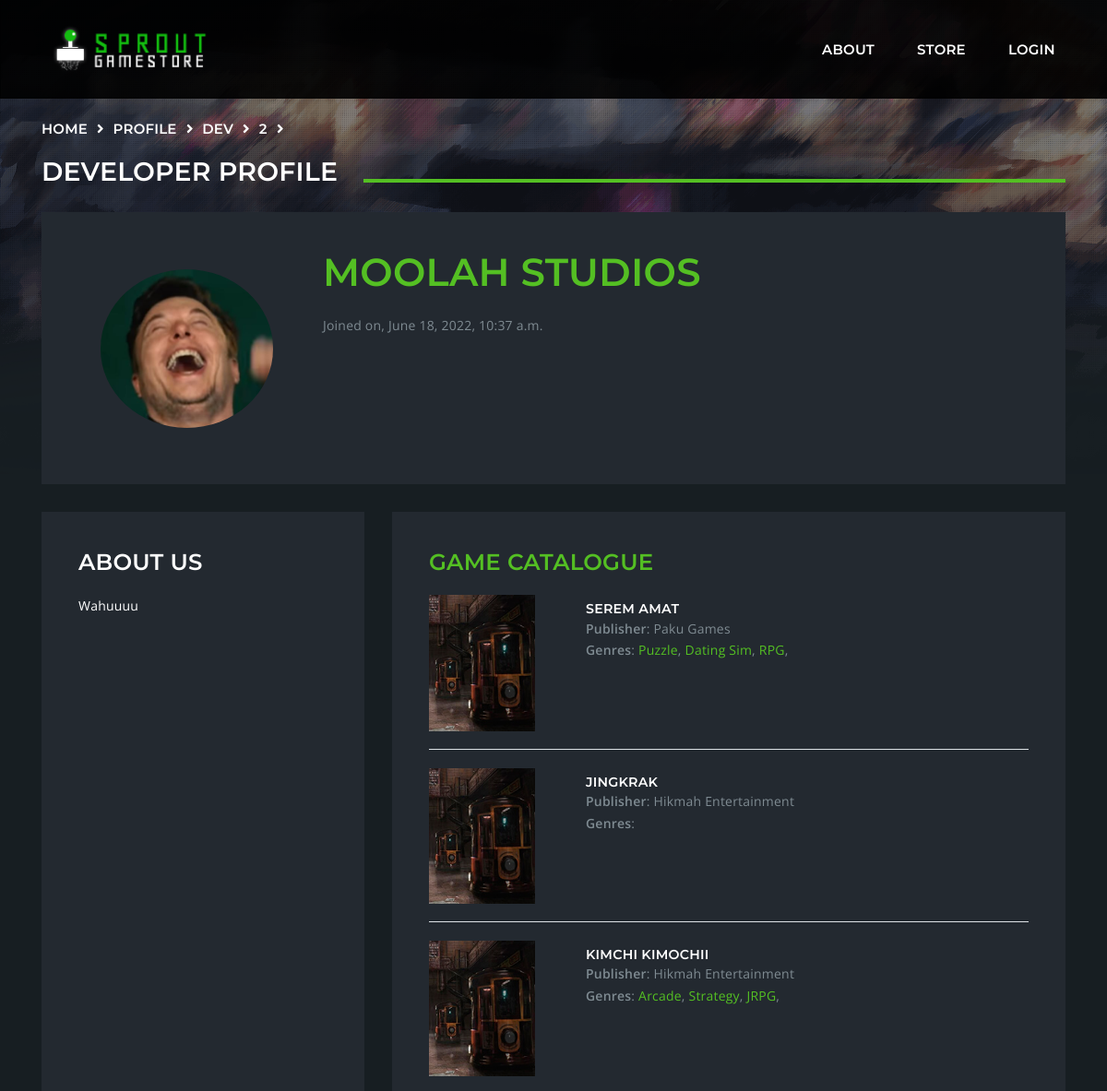
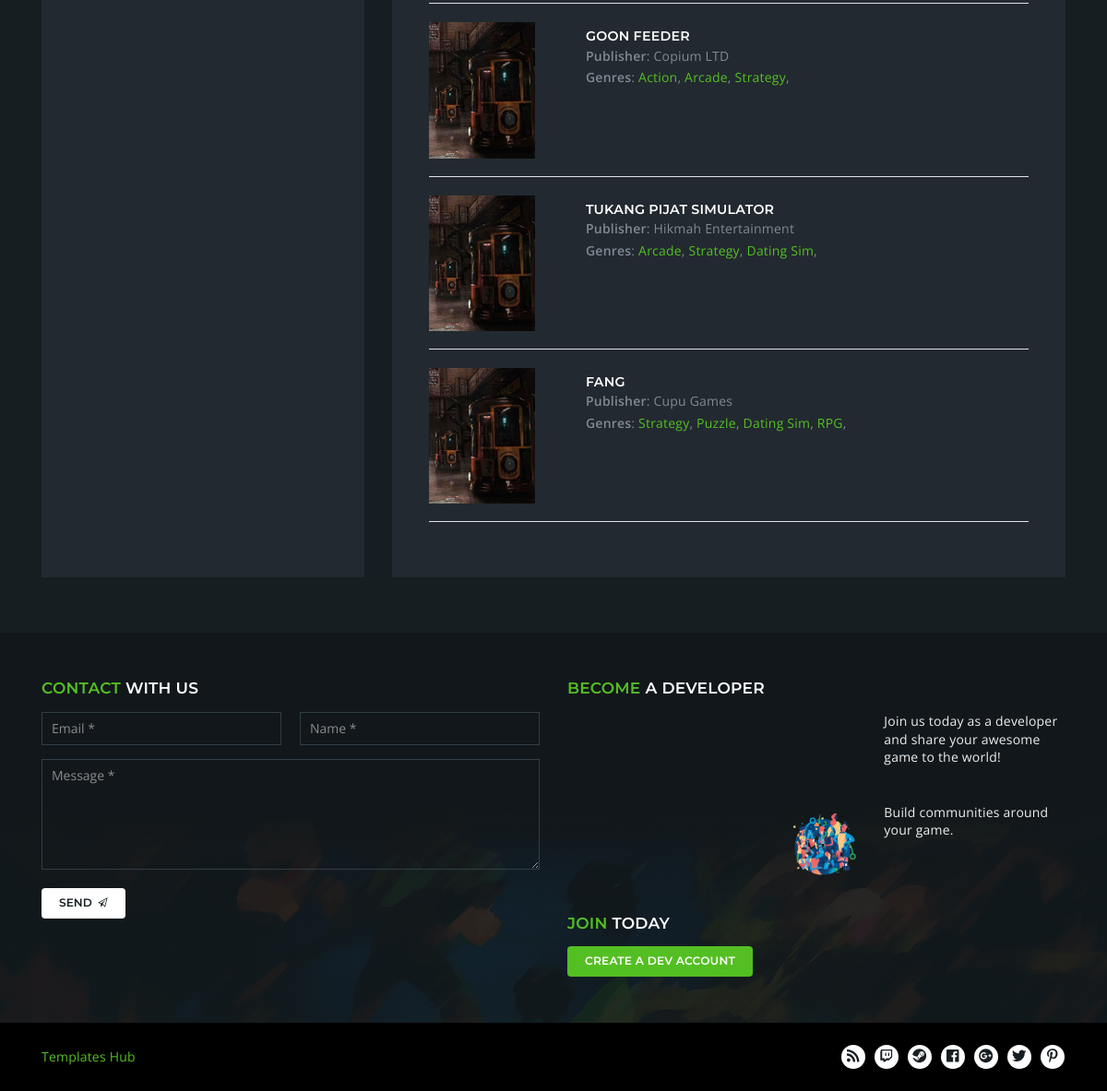
/profile/dev/2/, run on the app's committed database (2 pictures, top to bottom).
### base/models.py (models this page shows, shortened)
class Profile(models.Model):
    full_name = models.CharField(max_length=200, blank=True)
    profile_pic = models.ImageField(null=True, default='default-avatar.jpg')
    description = models.TextField(null=True, blank=True)
    user = models.OneToOneField(User, on_delete=models.CASCADE, blank=True)
    birth_date = models.DateField(null=True)

class Developer(models.Model):
    developer_name = models.CharField(max_length=200)
    user = models.OneToOneField(User, on_delete=models.CASCADE, blank=True)

class Game(models.Model):
    name = models.CharField(max_length=200)
    description = models.TextField(null=True)
    genres = models.ManyToManyField(Genre, related_name='genres', blank=True)
    devUser = models.ForeignKey(User, on_delete=models.CASCADE, blank=True, null=True)
    publisher = models.CharField(max_length=200)
    price = models.FloatField(null=True)
    verified = models.BooleanField(default=False)
    updated = models.DateTimeField(auto_now=True)
    created = models.DateTimeField(auto_now_add=True)
    class Meta:
        ordering = ['-updated', '-created']

class Genre(models.Model):
    name = models.CharField(max_length=200)

### base/views.py (the view)
# urls.py: path('profile/dev/<str:userid>/', views.devProfile, name="profile-dev"),
def devProfile(request, userid):
    extraContext = pageHeader(request, 'developer profile')
    user = User.objects.get(id=userid)
    games = Game.objects.filter (devUser=user)
    profile = Profile.objects.get(user=user)
    context = {'profile': profile,
               'games': games} | extraContext
    return render(request=request, template_name='base/profile-dev.html', context=context)

### base/addsFunctions.py (called while the page is built)
def pageHeader(request, page):
    user = request.user
    userGroups = [x.name for x in user.groups.all()] if user.groups != None else None
    crumbs = (request.path).split('/')[1:-1]
    extraContext = {'curUser': user,
                    'userGroups': userGroups,
                    'crumbs': crumbs,
                    'page': page}
    if 'developer' in userGroups:
        pendCount = Game.objects.filter(devUser=user)
        pendCount = pendCount.filter(verified=False).count()
        extraContext |= {'pendCount': pendCount}
    print("\n\n\n\n",extraContext)
    return extraContext

### base/templates/base/profile-dev.html (shortened to what this page needs)
{% extends 'main.html' %}
{% load static %}
{% block content %}
<main class="nk-main">
  {% include 'base/breadcrumbs_component.html' %}
  <div class="container">
    <div class="row vertical-gap">
      <div class="col-lg-12">
        <div class="nk-box-2 bg-dark-2">
          <div class="row">
            <div class="col-lg-3 d-flex justify-content-center align-items-center">
							<img src="{{ profile.profile_pic.url }}" alt="Profile" class="kuzza-2">
            </div>
            <div class="col-lg-9">
              <h1 class="text-main-1">{{profile.user.developer.developer_name}}</h1>
							<p>Joined on, {{profile.user.date_joined}}</p>
            </div>
          </div>
        </div>
      </div>
      <div class="col-lg-4">
        <div class="nk-box-2 bg-dark-2">
          <h3>About Us</h3>
          <p class="text-white">{{profile.description}}</p>
        </div>
      </div>
      <div class="col-lg-8">
        <div class="nk-box-2 bg-dark-2">
					<h3 class="text-main-1">Game Catalogue</h3>
					{% for game in games %}
					<div class="row">
						<div class="nk-product-cart-thumb col-lg-3">
							<a href="{% url 'store-product' game.id %}" class="nk-image-box-1 nk-post-image">
								<img src="{% static 'assets/images/product-2-xs.jpg' %}" alt="{{game.name}}" width="115">
							</a>
						</div>
						<div class="col-lg-9 py-2">
							<h4 class="nk-product-title h5">
                <a href="{% url 'store-product' game.id %}">
                  {{game.name}}
                </a>
              </h4>
							<div class="nk-product-meta">
								<div><strong>Publisher</strong>: {{game.publisher}}</div>
								<div><strong>Genres</strong>: {% for genre in game.genres.all %}<a href="#">{{genre.name}}</a>, {% endfor %}</div>
							</div>
						</div>
					</div>
					<div class="nk-gap-1 border-bottom"></div>
					<div class="nk-gap-1"></div>
					{% endfor %}
        </div>
      </div>
    </div>
  </div>
  <div class="nk-gap-2"></div>
</main>
{% endblock content %}

### static/assets/css/mysheet.css (style rules this page uses)
.kuzza-2 { height: 80%; position: relative; overflow: hidden; border-radius: 50% ; }

### data on the page
Profile: profile_pic (picture), user.developer.developer_name "MOOLAH STUDIOS", user.date_joined "June 18, 2022, 10:37 a.m.", description "Wahuuuu"
Game: name "SEREM AMAT", publisher "Paku Games"
Genre: name "Puzzle"
Genre: name "Dating Sim"
Genre: name "RPG"
Game: name "JINGKRAK", publisher "Hikmah Entertainment"
Game: name "KIMCHI KIMOCHII", publisher "Hikmah Entertainment"
Genre: name "Arcade"
Genre: name "Strategy"
Genre: name "JRPG"
Game: name "GOON FEEDER", publisher "Copium LTD"
Genre: name "Action"
Game: name "TUKANG PIJAT SIMULATOR", publisher "Hikmah Entertainment"
Game: name "FANG", publisher "Cupu Games"

### other printed values
{{ crumb }} "PROFILE" "DEV" "2"
{{ page }} "DEVELOPER PROFILE"
